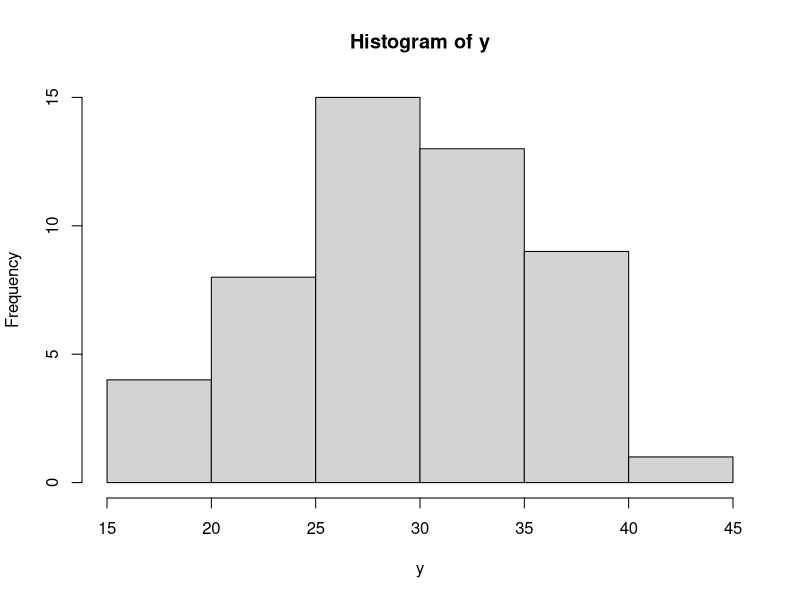
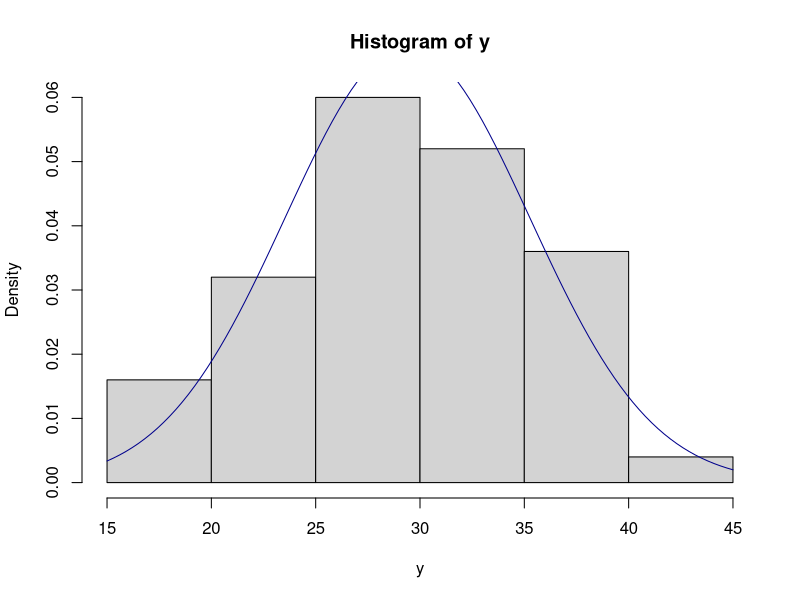
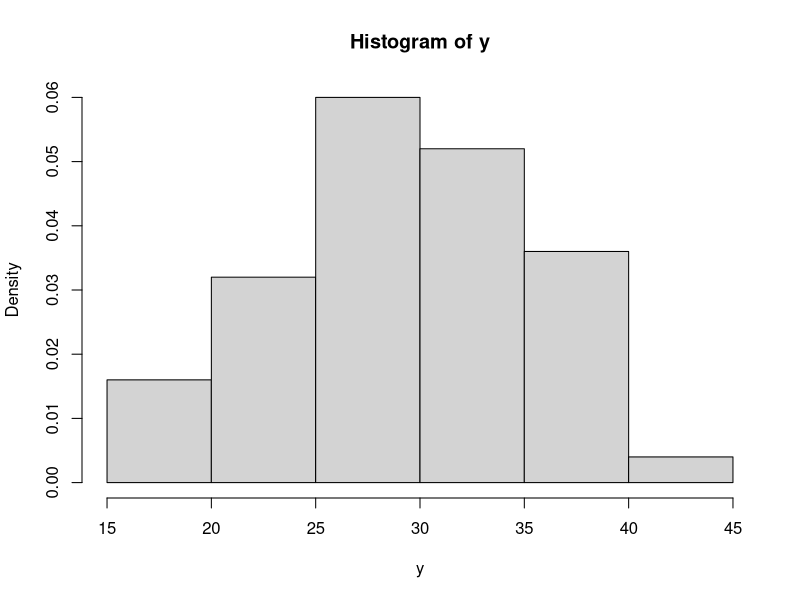
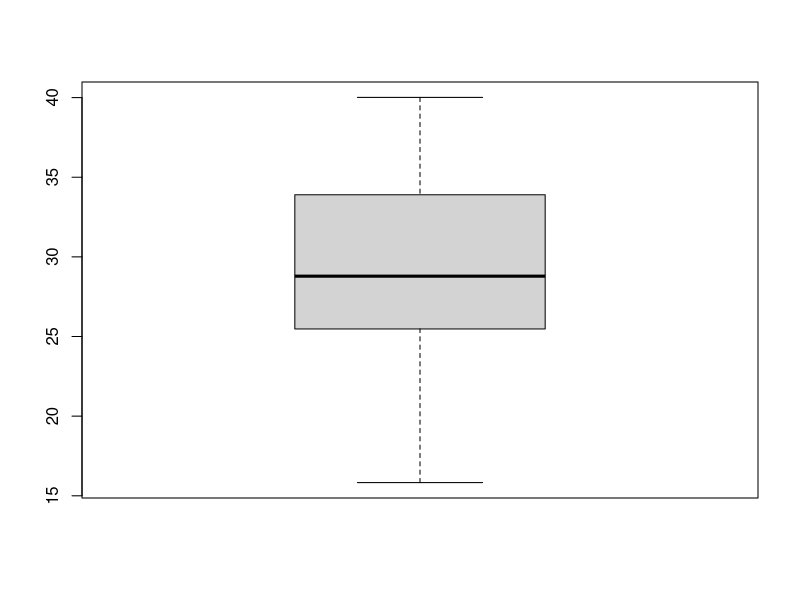
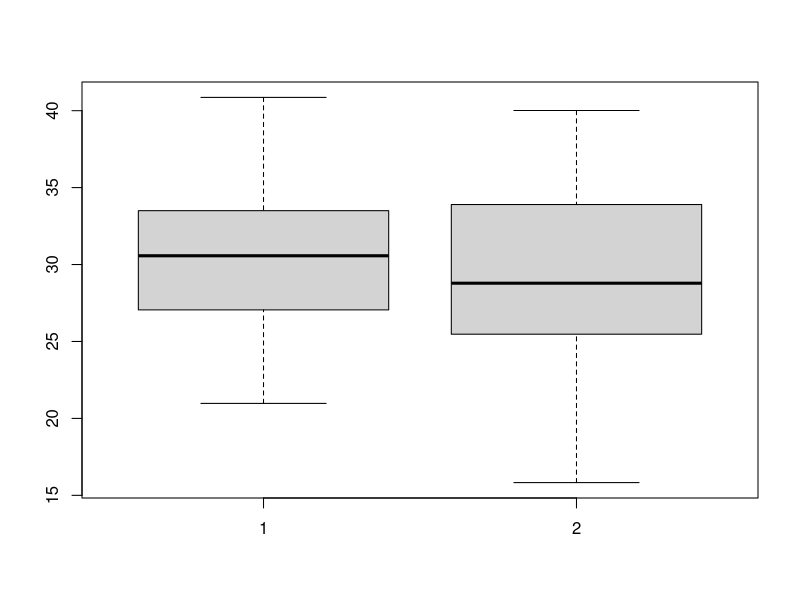
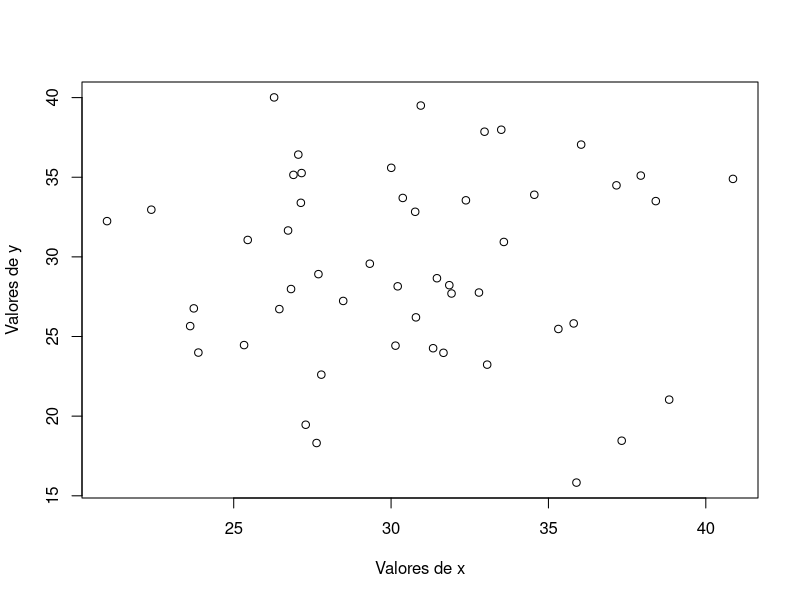
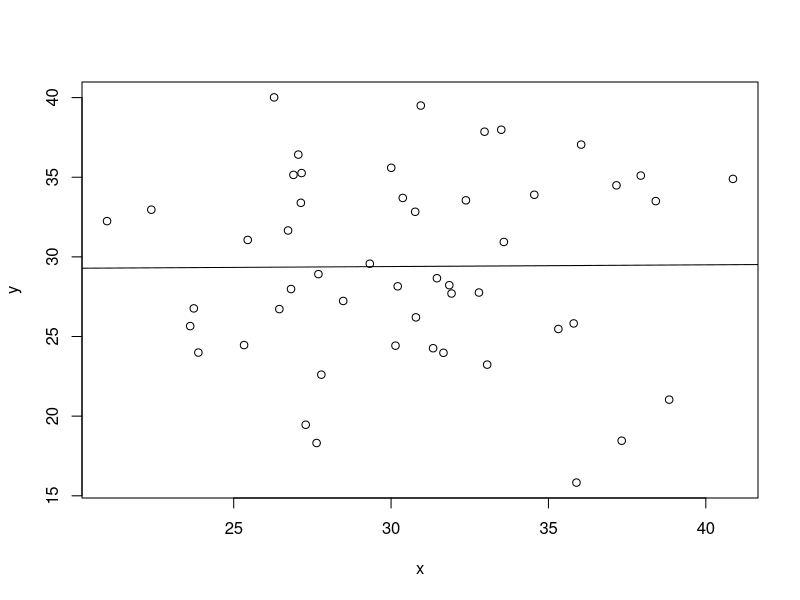
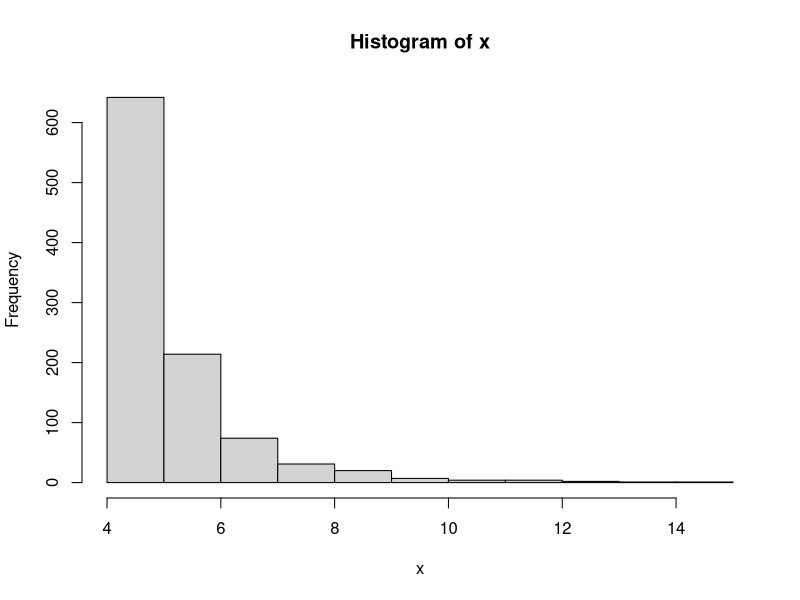

Reproduce these figures in R, in order.
## ---- chunk 1
set.seed(1)
## ---- chunk 2
# Parametros del muestreo
df <- 30
n <- 50

# Muestreo
y <- rchisq(n = n, df = df)
y
## ---- chunk 3
# Parametros del muestreo
n <- 50
mu <- 30
sigma <- 5

# Muestreo
x <- rnorm(n, mean = mu, sd = sigma)
x
## ---- chunk 4
y.mean <- mean(y)
y.mean

y.sd <- sd(y)
y.sd

y.q1 <- quantile(y, 0.25)
y.q2 <- quantile(y, 0.5)
y.q3 <- quantile(y, 0.75)

y.q1
y.q2
y.q3
## ---- chunk 5
hist(y)
## ---- chunk 6
# Vuelvo a poner el histograma del ej. anterior
# Hago freq = FALSE para usar frecuencia relativa y no absoluta
# Tambien me serviria `hist(y, prob = TRUE)`
hist(y, freq = FALSE)

# Superpongo la curva de la densidad normal
curve(dnorm(x, mean = y.mean, sd = y.sd), col = "darkblue", add = TRUE)
## ---- chunk 7
# TODO -- no estoy nada seguro de esta
hist(y, prob = TRUE)
## ---- chunk 8
boxplot(y)
## ---- chunk 9
boxplot(x, y)
## ---- chunk 10
plot(x, y, ylab = "Valores de y", xlab = "Valores de x")
## ---- chunk 11
# Pongo todo en un dataframe para que sea mas sencillo realizar el ajuste
df <- data.frame(x = x, y = y)

# Aplico el ajuste usando el data frame anterior
mod <- lm(formula = y ~ x, data = df)
mod
## ---- chunk 12
# Empiezo haciendo el scatter plot
plot(x, y)

# Ahora añado la linea que me da el ajuste realizado
abline(mod)
## ---- chunk 13
# Simula el lanzamiento de `n` dados. Devuelve TRUE si en los `n` lanzamientos
# sale al menos un 6, y devuelve FALSE en otro caso
lanzamiento_dados <- function(n = 4) {
    # Simulamos los lanzamientos de n monedas de seis caras
    monedas <- 1:6
    lanzamientos <- sample(x = monedas, size = n, replace = TRUE)

    # Contamos el numero de lanzamientos en los que sale un 6
    lanzamientos_buenos <- length(which(lanzamientos == 6))

    # Devolvemos si al menos ha habido un lanzamiento bueno
    return(lanzamientos_buenos > 0)
}

lanzamiento_dados()
## ---- chunk 14
# Establecemos los parametros de la simulacion
simulaciones <- 1000
n <- 4

# Realizamos las simulaciones
resultados <- vector()
for(i in 1:simulaciones){
    resultados[i] <- lanzamiento_dados(n)
}

# Calculamos las simulaciones con exito y sin exito
exito <- sum(resultados)
fracaso <- sum(!resultados)

# Calculamos ahora la probabilidad
prob <- exito / (exito + fracaso)
prob

# Comparamos ese valor con el real
prob_real <- 1 - (5/6)^n
prob_real

# Realizamos una comparacion mas numerica
abs_err <- abs(prob - prob_real)
abs_err

perc_err <- abs_err / prob_real * 100
perc_err
## ---- chunk 15
# Funcion que devuelve el
# `n` numero de valores que queremos generar de la distribucion
# `F_inv` función de densidad inversa
metodo_inversion <- function(n, F_inv) {

    # Generamos n valores de una uniforme 0, 1
    U <- runif(n = n, min = 0, max = 1)

    # Usamos la función inversa para generar el muestreo simulado
    X <- F_inv(U)

    # Devolvemos dichos valores
    return(X)
}
## ---- chunk 16
# Parametros de la simulacion
a <- 5
b <- 4
n <- 1000
F_inv <- function(u) b / (1 - u)^(1 / a)

# Tomamos los puntos
x <- metodo_inversion(n, F_inv)
## ---- chunk 17
hist(x)
## ---- chunk 18
# Empezamos con el histograma
hist(x, prob = TRUE)

# Añadimos las lineas suavizadas que vienen del histograma
lines(density(x), col = "blue")

# Ahora añadimos la linea de densidad real de la distribucion
f <- function(x) (a*b^a) / (x^(a+1))
curve(f(x), add = TRUE, col = "red")
## ---- chunk 19
f <- function(x) 1 / (1 + x * x)
## ---- chunk 20
# Funcion para realizar la aproximacion de una integral en el intervalo 0, 1
#
# PARAMETERS
# ==========
# `nsim` numero de simulaciones que queremos lanzar
# `f` funcion que estamos integrando en (0, 1)
# `seed` semilla aleatoria que queremos usar
# `show_plot` TRUE si queremos que se muestre el grafico de aproximacion
#
# RETURNS
# =======
# `approx_int` valor de la aproximacion
# `error` estimacion del error cometido
# `approx_seq` secuencia de valores de aproximaciones a la integral
montecarlo_simple <- function(nsim = 1000, f, seed = 1, show_plot = FALSE) {
    # Fijamos la semilla aleatoria
    set.seed(1)

    # Muestreamos de una uniforme 0, 1 y aplicamos la funcion sobre esa muestra
    x <- runif(n = nsim, min = 0, max = 1)
    fx <- f(x)

    # Realizamos la aproximacion usando los valores previamente calculados
    # En vez de guardar el valor final de la aproximacion, guardamos la secuencia de aproximaciones
    # para poder mostrar graficos de convergencai
    approx_int_seq <- cumsum(fx) / (1:nsim)

    # Calculamos los errores en la aproximacion
    error <- sqrt(cumsum((fx - approx_int_seq)^2)) / (1:nsim)

    # Mostramos graficamente los errores si asi se ha dado por parametro
    if(show_plot == TRUE) {
        plot(
            1:nsim,
            approx_int_seq,
            type = "l",
            ylab = "Aproximación y límites de error",
            xlab = "Número de simulaciones"
        )
        z <- qnorm(0.025, lower.tail = FALSE)
        lines(approx_int_seq - z * error, col = "blue", lwd = 2, lty = 3)
        lines(approx_int_seq + z * error, col ="blue", lwd = 2, lty = 3)
        abline(h = approx_int_seq[nsim], col = 2)
    }

    # Devolvemos los datos, esto es, la aproximacion final, el error de la
    # aproximacion y toda la secuencia
    return(list(approx_int = approx_int_seq[nsim], error = error[nsim], approx_seq = approx_int_seq))
}
## ---- chunk 21
# Fijamos los parametros de la simulacion
nsim <- 1000

res <- montecarlo_simple(nsim = nsim, f = f, seed = 1, show_plot = TRUE)
res$approx_int
res$error
## ---- chunk 22
real_int <- pi / 4
abs_err <- abs(res$approx_int - real_int)
abs_err

rel_err <- abs_err / real_int * 100
rel_err
